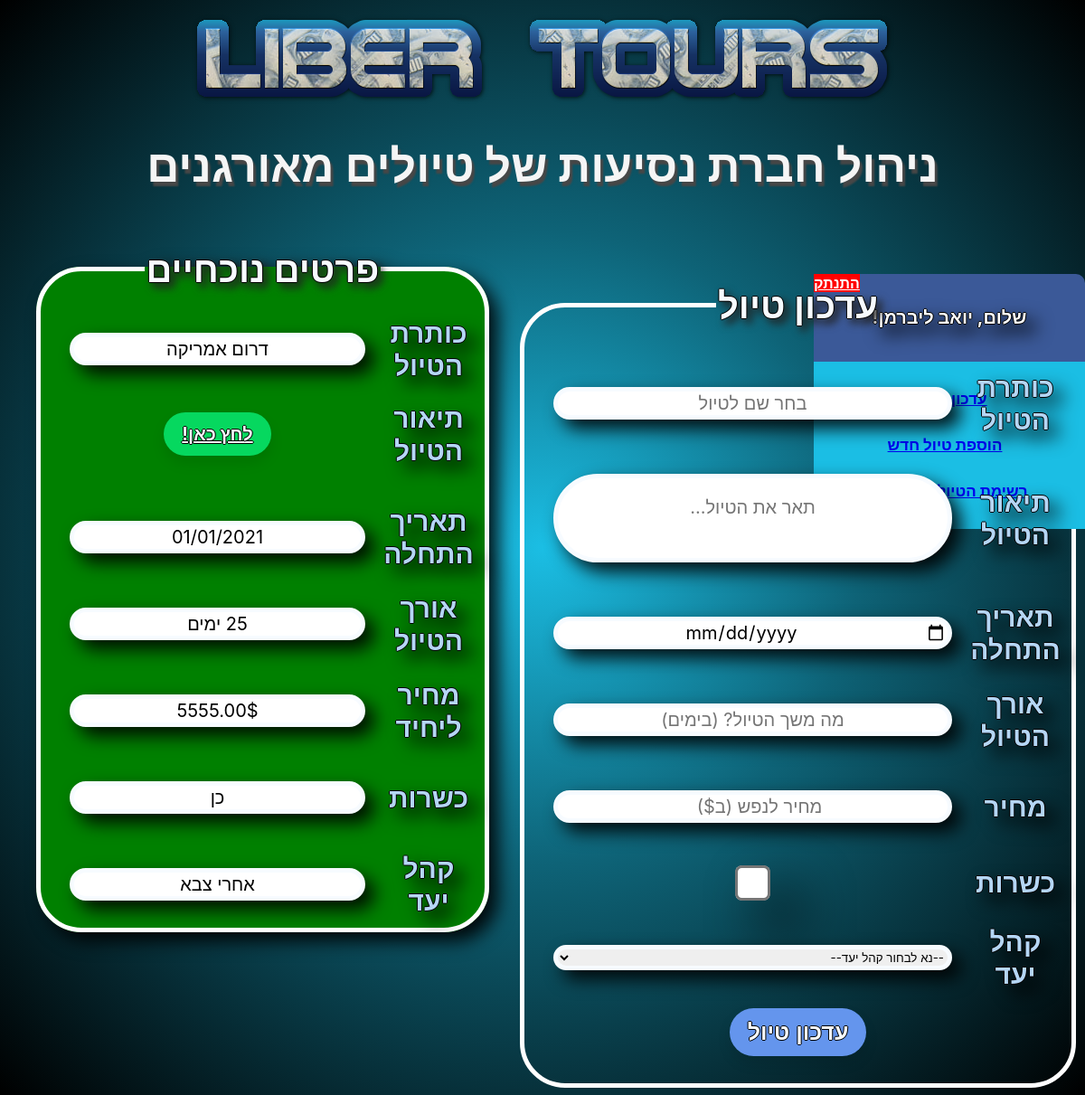
Page /pages/updatetouradmin.php?id=3 (signed in) on the committed database.
### tables this page shows
CREATE TABLE `tbljourneys` (
  `journeyNum` int(11) NOT NULL COMMENT 'מספר הטיול',
  `journeyName` varchar(128) NOT NULL COMMENT 'שם הטיול',
  `journeyDescription` varchar(1024) NOT NULL COMMENT 'תיאור המסלול',
  `journeyStartDate` date NOT NULL COMMENT 'תאריך התחלה',
  `journeyDuration` int(11) NOT NULL COMMENT 'משך הטיול',
  `journeyPrice` decimal(9,2) NOT NULL COMMENT 'מחיר ליחיד',
  `journeyKosher` enum('לא','כן') NOT NULL COMMENT 'כשר',
  `journeyAudienceCode` enum('מיטיבי לכת','משפחות עם ילדים','מתאים לכולם','פנסיונרים','מחפשים חברה','אחרי צבא') NOT NULL COMMENT 'קוד קהל יעד'
);

### pages/mydbfunc.php (called while the page is built, shortened)
<?php
$dsn = 'mysql:host=localhost;dbname=travelagencydb';
$username = 'root';
$password = '';
try {
    $db = new PDO($dsn, $username, $password, array(PDO::MYSQL_ATTR_FOUND_ROWS => true));
    $db->exec("set NAMES utf8");
    $db->setAttribute(PDO::ATTR_ERRMODE, PDO::ERRMODE_EXCEPTION);
} catch (PDOException $e) {
    echo "db connection open failed due: " . $e->getMessage();
    exit();
}
function currentTour($journeyNum) {
    global $db;
    $query_text = "SELECT *  "
            . "FROM `tbljourneys` "
            . "WHERE `journeyNum`=:journeyID";
    try {
        $cmd = $db->prepare($query_text);
        $cmd->bindValue(':journeyID', $journeyNum);
        $cmd->execute();
        $result = $cmd->fetchAll();
        return $result;
    } catch (PDOException $ex) {
        echo "currentTour failed due: " . $ex->getMessage();
        exit();
    }
}

### pages/updatetouradmin.php (the view, shortened to what this page needs)
<?php
require_once 'mydbfunc.php';
$name = $desc = $startDate = $duration = $price = $kosher = $AudienceCode = '';
$succ = '';
$journeyNum = $_GET['id'];
$currentTourDtls = currentTour($journeyNum);
$row = $currentTourDtls[0];
?>
<!DOCTYPE html>
<html>
    <head>
        <link href="../css/style-updatetouradmin.css" rel="stylesheet" type="text/css" />
        <link href="../css/styles-global.css" rel="stylesheet" type="text/css" />
    </head>
    <body>
        <?php require_once 'menu.php'; ?>
        <div>
            <img src="../images/liber.png" alt="liber" class="logo" />
            <h1>ניהול חברת נסיעות של טיולים מאורגנים</h1>
        </div>
        <?php if ($succ): ?>
            <div class="succ"><?= $succ ?></div>
        <?php else : ?>
            <div class="tour">
                <div class="oldTour">
                    <fieldset class="old"><legend>פרטים נוכחיים</legend>
                        <div class="input_form"><label for="name">כותרת הטיול</label><input required type="text" id="oldName" name="name" readonly value="<?= $row['journeyName'] ?>"/> </div>
                        <div class="input_form"><label for="desc">תיאור הטיול</label><a class="p0p" href="#plz">לחץ כאן!</a>
                        </div>
                        <div class="input_form"><label for="startDate">תאריך התחלה</label><input required type="text" id="oldStartDate" name="startDate" readonly value="<?= (new DateTime($row["journeyStartDate"]))->format('d/m/Y') ?>"/></div>
                        <div class="input_form"><label for="duration">אורך הטיול</label><input required type="text" id="oldDuration" name="duration" readonly value="<?= $row['journeyDuration'] ?> ימים" /></div>
                        <div class="input_form"><label for="price">מחיר ליחיד</label><input required type="text" id="oldPrice" name="price" readonly value="<?= $row['journeyPrice'] ?>$" /></div>
                        <div class="input_form"><label for="kosher">כשרות</label><input type="text" id="oldKosher" name="kosher" readonly value="<?= $row['journeyKosher'] ?>" /></div>
                        <div class="input_form"><label for="AudienceCode">קהל יעד</label><input id="oldAudienceCode" name="AudienceCode" readonly value="<?= $row['journeyAudienceCode'] ?>"/></div></fieldset></div>
                <form method="post" id="form">
                    <fieldset>
                        <legend>עדכון טיול</legend>
                        <div class="input_form"><label for="name">כותרת הטיול</label><input required type="text" id="name" name="name" placeholder="בחר שם לטיול" value="<?= $name ?>"/> </div>
                        <div class="input_form"><label for="textarea">תיאור הטיול</label>
                            <textarea name="desc" form="form" placeholder="תאר את הטיול..." ><?= $desc ?></textarea></div>
                        <div class="input_form"><label for="startDate">תאריך התחלה</label><input required type="date" id="startDate" name="startDate"/></div>
                        <div class="input_form"><label for="duration">אורך הטיול</label><input required type="text" placeholder="מה משך הטיול? (בימים)" id="duration" name="duration" value="<?= $duration ?>" /></div>
                        <div class="input_form"><label for="price">מחיר</label><input required type="number" id="price" name="price" placeholder="מחיר לנפש (ב$)" <?= $price ?> /></div>
                        <div class="input_form"><label for="kosher">כשרות</label><input type="checkbox" id="kosher" name="kosher" value="<?= $kosher ?>" /></div>
                        <div class="input_form"><label for="select">קהל יעד</label> <select id="AudienceCode" name="AudienceCode">
                                <option value="<?= $AudienceCode ?>">--נא לבחור קהל יעד--</option>
                            </select></div>
                        <div class="action"><input type="submit" class="button" value="עדכון טיול"/></div>
                    <?php endif ?>
                </fieldset>
            </form>
        </div>
    </body>
</html>

### css/style-updatetouradmin.css (style rules this page uses)
.tour { display: flex; flex-direction: row-reverse; }
.oldTour { text-align: center; padding: 30px; filter: drop-shadow(10px 10px 10px rgba(0, 0, 0, 0.9)); font-family: -apple-system, BlinkMacSystemFont, "Segoe UI", Roboto, Oxygen, Ubuntu, Cantarell, "Open Sans", "Helvetica Neue", sans-serif; text-align: center; }
.old { background-color: green; }
.p0p { font-size: 20px; background-color: #06D85F; border: 0; color: #f7fbff; text-shadow: -1px 0 black, 0 1px black, 1px 0 black, 0 -1px black; font-weight: bold; box-shadow: 0px 8px 15px rgba(0, 0, 0, 0.1); padding: 12px 20px; border-radius: 45px; transition: all 0.3s ease 0s; margin: auto; }
#oldKosher { margin: 20px; border: 5px solid #f7fbff; border-radius: 50px; flex: 1; filter: drop-shadow(10px 10px 10px rgba(0, 0, 0, 0.9)); text-align: center; font-family: -apple-system, BlinkMacSystemFont, "Segoe UI", Roboto, Oxygen, Ubuntu, Cantarell, "Open Sans", "Helvetica Neue", sans-serif; font-size: 20px; }
#oldAudienceCode { margin: 20px; border: 5px solid #f7fbff; border-radius: 50px; flex: 1; filter: drop-shadow(10px 10px 10px rgba(0, 0, 0, 0.9)); text-align: center; font-family: -apple-system, BlinkMacSystemFont, "Segoe UI", Roboto, Oxygen, Ubuntu, Cantarell, "Open Sans", "Helvetica Neue", sans-serif; font-size: 20px; }
form { transition: all 0.5s; margin: 0 auto; border-radius: 50px; width: 700px; margin-top: 70px; }
fieldset { border: 5px solid white; border-radius: 50px; white-space: pre-line; }
legend { text-align: center; color: #f7fbff; text-shadow: -1px 0 black, 0 1px black, 1px 0 black, 0 -1px black; font-weight: bold; filter: drop-shadow(5px 5px 5px #222); font-size: 40px; }
.input_form { display: flex; justify-content: space-between; flex-direction: row; align-items: center; }
textarea { font-size: 20px; margin: 20px; padding: 20px; border: 5px solid #f7fbff; border-radius: 50px; flex: 1; filter: drop-shadow(10px 10px 10px rgba(0, 0, 0, 0.9)); font-family: -apple-system, BlinkMacSystemFont, "Segoe UI", Roboto, Oxygen, Ubuntu, Cantarell, "Open Sans", "Helvetica Neue", sans-serif; text-align: center; resize: none; }
label { font-size: 30px; color: #b5d6f5; filter: drop-shadow(10px 10px 10px rgba(0, 0, 0, 0.9)); text-shadow: -1px 0 black, 0 1px black, 1px 0 black, 0 -1px black; text-align: center; font-weight: bold; width: 100px; }
:required { font-size: 20px; margin: 20px; border: 5px solid #f7fbff; border-radius: 50px; flex: 1; filter: drop-shadow(10px 10px 10px rgba(0, 0, 0, 0.9)); font-family: -apple-system, BlinkMacSystemFont, "Segoe UI", Roboto, Oxygen, Ubuntu, Cantarell, "Open Sans", "Helvetica Neue", sans-serif; text-align: center; }
input[type="checkbox"] { transform: scale(3); margin: 20px; border: 5px solid #f7fbff; border-radius: 50px; flex: 1; filter: drop-shadow(10px 10px 10px rgba(0, 0, 0, 0.9)); }
select { margin: 20px; border: 5px solid #f7fbff; border-radius: 50px; flex: 1; filter: drop-shadow(10px 10px 10px rgba(0, 0, 0, 0.9)); font-family: -apple-system, BlinkMacSystemFont, "Segoe UI", Roboto, Oxygen, Ubuntu, Cantarell, "Open Sans", "Helvetica Neue", sans-serif; }
.action { display: flex; justify-content: center; }
.button { font-size: 25px; background-color: cornflowerblue; border: 0; color: #f7fbff; text-shadow: -1px 0 black, 0 1px black, 1px 0 black, 0 -1px black; font-weight: bold; box-shadow: 0px 8px 15px rgba(0, 0, 0, 0.1); padding: 12px 20px; border-radius: 45px; transition: all 0.3s ease 0s; }

### css/styles-global.css (style rules this page uses)
body { direction: rtl; background: rgb(27, 190, 228); background: radial-gradient( circle, rgba(27, 190, 228, 1) 0%, rgba(14, 99, 119, 1) 41%, rgba(0, 0, 0, 1) 100% ); font-family: -apple-system, BlinkMacSystemFont, "Segoe UI", Roboto, Oxygen, Ubuntu, Cantarell, "Open Sans", "Helvetica Neue", sans-serif; scroll-behavior: smooth; }
.logo { display: block; margin-left: auto; margin-right: auto; }
h1 { font-size: 50px; color: whitesmoke; text-shadow: #474747 3px 5px 2px; margin: 15px; padding: 15px; text-align: center; }

### rows in the picture
tbljourneys: name "דרום אמריקה", startDate "01/01/2021", duration "25 ימים", price "5555.00$", kosher "כן", AudienceCode "אחרי צבא"

### other values in the picture
$_SESSION['usr_rlnm'] "יואב ליברמן"
